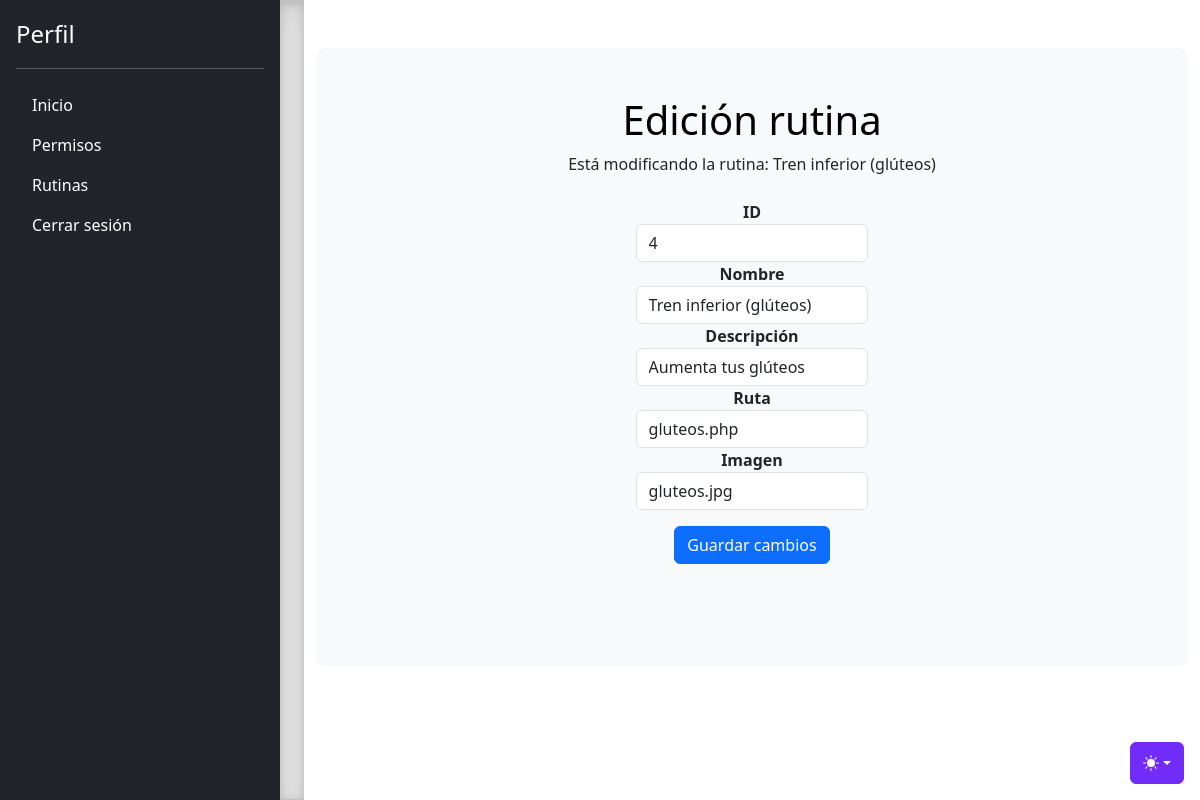
/admin/actualizar-rutina.php?id=4 (signed in), run on the app's committed database.
### tables this page shows
CREATE TABLE rutinas(
     id_rutina int AUTO_INCREMENT PRIMARY KEY,
     nombreRutina varchar(45) NOT NULL,
     descripcion varchar(255) NOT NULL,
     ruta varchar(40) NOT NULL,
     imagen varchar(40) NOT NULL
);

### scripts/funciones-gimnasio.php (called while the page is built, shortened)
<?php
$conexion = null;
function getRutinasPorId($id){
	global $conexion;
	$respuesta = mysqli_query($conexion, "SELECT * FROM rutinas WHERE id_rutina = " .$id);
	return mysqli_fetch_row($respuesta);
}
?>

### admin/actualizar-rutina.php (the view, shortened to what this page needs)
<?php
  require "../scripts/funciones-gimnasio.php";
    if (isset($_GET['id']))
    $id = $_GET['id'];
    else header('Location: ../panel-admin.php');
    $rutina = getRutinasPorId($id);
?>
<!doctype html>
<html lang="en" data-bs-theme="auto">
  <head><script src="../assets/js/color-modes.js"></script>
    <link rel="stylesheet" href="https://cdn.jsdelivr.net/npm/@docsearch/css@3">
<link href="../assets/dist/css/bootstrap.min.css" rel="stylesheet">
    <link href="../assets/dist/css/sidebars.css" rel="stylesheet">
  </head>
  <body>
    <div class="dropdown position-fixed bottom-0 end-0 mb-3 me-3 bd-mode-toggle">
      <button class="btn btn-bd-primary py-2 dropdown-toggle d-flex align-items-center"
              id="bd-theme"
              type="button"
              aria-expanded="false"
              data-bs-toggle="dropdown"
              aria-label="Toggle theme (auto)">
        <svg class="bi my-1 theme-icon-active" width="1em" height="1em"><use href="#circle-half"></use></svg>
      </button>
    </div>
<div class="contenedor" id="contenedorActualizarRutina">
<main class="d-flex flex-nowrap">
 <?php include "menu-lateral-admin.php" ?>
  <div class="b-example-divider b-example-vr"></div>
  <div class="container-fluid my-5">
  <div class="p-5 text-center bg-body-tertiary rounded-3">
    <h1 class="text-body-emphasis">Edición rutina</h1>
    <p class="col-lg-6 mx-auto mb-4">Está modificando la rutina: <?= $rutina[1] ?>
    </p>
     <div class="d-flex justify-content-center align-items-center">
     <form class="form-custom" method="POST" id="formActualizarRutina">
      <div class="form-group">
        <label for="txtId" style="font-weight: bold;">ID</label>
        <input type="number" class="form-control" id="txtId" name="txtId" value="<?= $rutina[0]?>" readonly>
      </div>
      <div class="form-group">
        <label for="txtNombre" style="font-weight: bold;">Nombre</label>
        <input type="text" class="form-control" id="txtNombre" name="txtNombre" value="<?= $rutina[1] ?>">
      </div>
      <div class="form-group">
        <label for="txtDescripcion" style="font-weight: bold;">Descripción</label>
        <input type="text" class="form-control" id="txtDescripcion" name="txtDescripcion" value="<?= $rutina[2] ?>">
      </div>
      <div class="form-group">
        <label for="txtRuta" style="font-weight: bold;">Ruta</label>
        <input type="text" class="form-control" id="txtRuta" name="txtRuta" value="<?= $rutina[3] ?>">
      </div>
       <div class="form-group">
        <label for="txtImagen" style="font-weight: bold;">Imagen</label>
        <input type="text" class="form-control" id="txtImagen" name="txtImagen" value="<?= $rutina[4] ?>">
      </div>
      <button type="submit" class="btn btn-primary mt-3" id="btnActualizarRutina">Guardar cambios</button>
    </form>
  </div>
  </div>
</div>
</main>
</div>
    <script src="../assets/dist/js/sidebars.js"></script></body>
</html>

### admin/actualizar-rutina.php (style rules this page uses)
.b-example-divider { width: 100%; height: 3rem; background-color: rgba(0, 0, 0, .1); border: solid rgba(0, 0, 0, .15); border-width: 1px 0; box-shadow: inset 0 .5em 1.5em rgba(0, 0, 0, .1), inset 0 .125em .5em rgba(0, 0, 0, .15); }
.b-example-vr { flex-shrink: 0; width: 1.5rem; height: 100vh; }
.bi { vertical-align: -.125em; fill: currentColor; }
.btn-bd-primary { --bd-violet-bg: #712cf9; --bd-violet-rgb: 112.520718, 44.062154, 249.437846; --bs-btn-font-weight: 600; --bs-btn-color: var(--bs-white); --bs-btn-bg: var(--bd-violet-bg); --bs-btn-border-color: var(--bd-violet-bg); --bs-btn-hover-color: var(--bs-white); --bs-btn-hover-bg: #6528e0; --bs-btn-hover-border-color: #6528e0; --bs-btn-focus-shadow-rgb: var(--bd-violet-rgb); --bs-btn-active-color: var(--bs-btn-hover-color); --bs-btn-active-bg: #5a23c8; --bs-btn-active-border-color: #5a23c8; }
.bd-mode-toggle { z-index: 1500; }
.contenedor { width: 100%; height: 100%; }
.form-custom { width: 30%; }

### data on the page
rutinas: nombreRutina "Tren inferior (glúteos)", txtId "4", txtNombre "Tren inferior (glúteos)", txtDescripcion "Aumenta tus glúteos", txtRuta "gluteos.php", txtImagen "gluteos.jpg"
